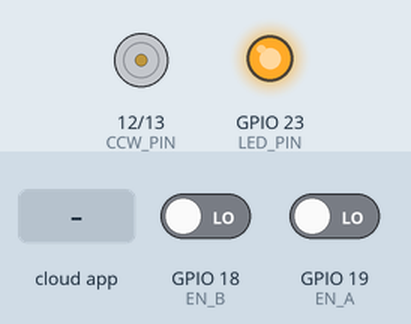
Bench run of a sketch on a simulated ESP32. On the bench: motor-driver pin pairs drawn as motors (green arrow = first pin HIGH = forward, orange = second pin HIGH = backward, longer = more drive, scaled by the enable pin), output pins drawn as LEDs (lit = HIGH). Inputs (shaded band) come from the test bench; at power-on: GPIO 19 (EN_A) LOW, GPIO 18 (EN_B) LOW. The ROS host is connected and sends only what is stated.

Above: at 3.2 s.
3.3 s: GPIO 19 (EN_A) driven HIGH
At 4.3 s:
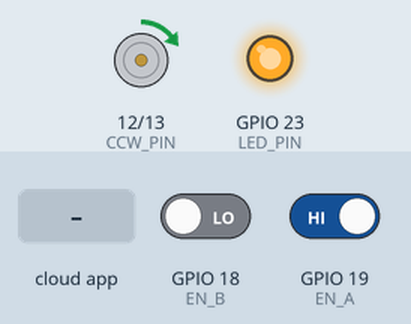
4.8 s: the phone or cloud app sets ref to -100
At 5.8 s:
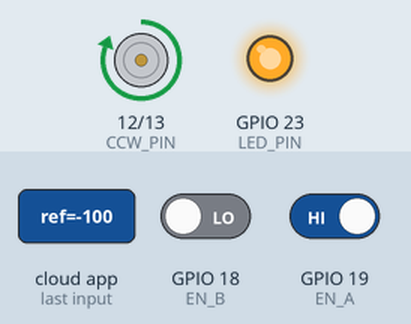
6.3 s: the phone or cloud app sets ref to 0
At 7.3 s:
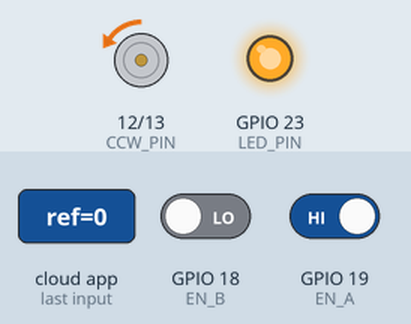
7.8 s: the phone or cloud app sets ref to 100
At 8.8 s:
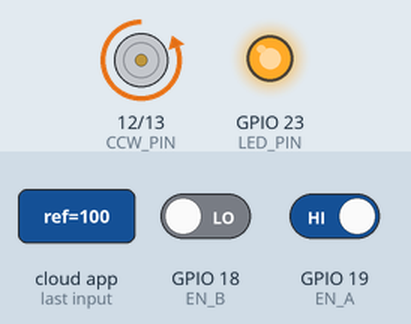
Timing chart, 0 to 10.3 s (numbered marks = the images above; inputs shaded):
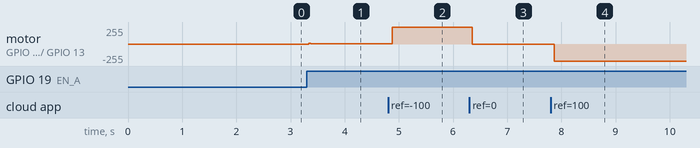

Measured:
- after the input at 3.3 s, motor on GPIO 12 (CCW_PIN) / GPIO 13 (CW_PIN): stopped → forward 3/255 at once
- after the input at 4.8 s, motor on GPIO 12 (CCW_PIN) / GPIO 13 (CW_PIN): forward 3/255 → forward 255/255 after 0.08 s
- after the input at 6.3 s, motor on GPIO 12 (CCW_PIN) / GPIO 13 (CW_PIN): forward 255/255 → backward 6/255 after 0.06 s
- after the input at 7.8 s, motor on GPIO 12 (CCW_PIN) / GPIO 13 (CW_PIN): backward 6/255 → backward 255/255 after 0.07 s

The sketch:

CF.ino
```cpp
// Include Libraries to be used
#include <micro_ros_arduino.h>    //micro-ros-arduino library
#include <rcl/rcl.h>              //Core ROS 2 Client Library (RCL) for node management.
#include <rcl/error_handling.h>   //Error handling utilities for Micro-ROS.
#include <rclc/rclc.h>            //Micro-ROS Client library for embedded devices.
#include <rclc/executor.h>        //Micro-ROS Executor to manage callbacks
#include <std_msgs/msg/float32.h>   //Predefined ROS 2 message type
#include <stdio.h>                //Standard I/O library for debugging.

//Declare nodes to be used
rcl_node_t node;            //Represents a ROS 2 Node running on the microcontroller.

//Instantiate executor and its support classes
rclc_executor_t executor;   //Manages task execution (timers, callbacks, etc.).
rclc_support_t support;     //Data structure that holds the execution context of Micro-ROS, including its communication state, memory management, and initialization data.
rcl_allocator_t allocator;  //Manages memory allocation.
rcl_timer_t timer;

//Declare Subscribers to be used
rcl_publisher_t encoder_publisher;
rcl_publisher_t ctrl_publisher;    // Publishes button state
rcl_subscription_t ref_subscriber;

//Declare Messages to be used
std_msgs__msg__Float32 msgS;  //Defines a message of type float32.
std_msgs__msg__Float32 msgP1;  //Defines a message of type float32.
std_msgs__msg__Float32 msgP2;

float referencia = 0.0;
float ki         = 219.1700911;
float kp         = 17.4267264;
float kd         = 0.0;
float K1,K2,K3;
float T          = 0.05;
float error[3]   = {0,0,0};
float u[2]       = {0,0};
double pos       = 0.0;
double pos_ant   = 0.0;
double vel,retro;

//Define Macros to be used
//Executes fn and goes to error_loop() function if fn fails.
#define RCCHECK(fn)     { rcl_ret_t temp_rc = fn; if((temp_rc != RCL_RET_OK)){error_loop();}}
// Executes fn, but ignores failures.
#define RCSOFTCHECK(fn) { rcl_ret_t temp_rc = fn; if((temp_rc != RCL_RET_OK)){}}

//Specifies GPIO pin 13 for controlling an LED
#define LED_PIN 23 //Define LED_PIN
#define PWM_PIN 4 //DEFINE PWM_PIN
#define CW_PIN 13 //DEFINE
#define CCW_PIN 12
#define PWM_FRQ 980 //Define PWM Frequency
#define PWM_RES 8  //Define PWM Resolution
#define PWM_CHNL 0    //Define Channel
#define MAX_VEL 15.0
#define EN_A 19
#define EN_B 18
#define pi 3.1416

//Variables to be used
float pwm_set_point = 0.0;

//Define Error Functions
void error_loop(){
  while(1){
    digitalWrite(LED_PIN, !digitalRead(LED_PIN)); // Toggle LED state
    delay(100); // Wait 100 milliseconds
  }
}

void IRAM_ATTR int_callback(){
  if(digitalRead(EN_B)==0){pos = pos + 1;}
  else{pos = pos - 1;}
}

void timer_callback(rcl_timer_t * timer, int64_t last_call_time) {
  retro = ((60.0 * 20.0 * (pos - pos_ant)) / (12.0 * 34.0));
  retro = retro * (pi/30);
  //retro = retro*pi/30.0;
  //msg.data = retro;
  //rcl_publish(&encoder_publisher, &msg, NULL);
  pos_ant = pos;
  error[0] = referencia - retro;
  u[0] = (K1 * error[0]) + (K2 * error[1]) + (K3 * error[2]) + u[1];
  //msg.data = u[0];
  //rcl_publish(&encoder_publisher, &msg, NULL);
  if(u[0]>255)       u[0]=255;
  else if(u[0]<-255) u[0]=-255;

  msgP1.data = retro;
  rcl_publish(&encoder_publisher, &msgP1, NULL);
  msgP2.data = u[0];
  rcl_publish(&ctrl_publisher, &msgP2, NULL);


  if(u[0]>0){
    //analogWrite(cw,u[0]);
    //analogWrite(ccw,0);
    digitalWrite(CW_PIN, HIGH);
    digitalWrite(CCW_PIN, LOW);
    ledcWrite(PWM_CHNL,  u[0]);
  }
  else if (u[0] < 0){
    //analogWrite(cw,0);
    //analogWrite(ccw,-u[0]);
    digitalWrite(CW_PIN, LOW);
    digitalWrite(CCW_PIN, HIGH);
    ledcWrite(PWM_CHNL,  abs(u[0]));
  } else{
    digitalWrite(CW_PIN, LOW);
    digitalWrite(CCW_PIN, LOW);
  }

  u[1]     = u[0];
  error[2] = error[1];
  error[1] = error[0];
}

//Define callbacks
void subscription_callback(const void * msgin){
  //Get the message received and store it on the message msg
  const std_msgs__msg__Float32 * msgS = (const std_msgs__msg__Float32 *)msgin;
  pwm_set_point = constrain(msgS->data, -15, 15);
  referencia = pwm_set_point;

}


//Setup
void setup() {
  K1         = kp + (T * ki) + (kd/T);
  K2         = -kp - (2.0 * kd/T);
  K3         = kd/T;
  set_microros_transports(); // Initializes communication between ESP32 and the ROS 2 agent (Serial).
  //Setup Microcontroller Pins
  pinMode(LED_PIN, OUTPUT);
  pinMode(PWM_PIN, OUTPUT);
  pinMode(CW_PIN, OUTPUT);
  pinMode(CCW_PIN, OUTPUT);

  pinMode(EN_A, INPUT);
  pinMode(EN_B, INPUT);
  attachInterrupt(EN_A, int_callback, RISING);

  digitalWrite(LED_PIN, HIGH);
  ledcSetup(PWM_CHNL, PWM_FRQ, PWM_RES);  //Setup the PWM
  ledcAttachPin(PWM_PIN, PWM_CHNL);       //Setup Attach the Pin to the Channel
  pos       = 0.0;
  pos_ant   = 0.0;
  //Connection delay
  delay(2000);
  //Initializes memory allocation for Micro-ROS operations.
  allocator = rcl_get_default_allocator();

  //Creates a ROS 2 support structure to manage the execution context.
  RCCHECK(rclc_support_init(&support, 0, NULL, &allocator));

  // create node
  RCCHECK(rclc_node_init_default(&node, "esp32_controlator", "", &support));

  // create subscriber
  RCCHECK(rclc_publisher_init_best_effort(
      &encoder_publisher,
      &node,
      ROSIDL_GET_MSG_TYPE_SUPPORT(std_msgs, msg, Float32),
      "encoder"));

  RCCHECK(rclc_publisher_init_best_effort(
      &ctrl_publisher,
      &node,
      ROSIDL_GET_MSG_TYPE_SUPPORT(std_msgs, msg, Float32),
      "ctrl"));

  RCCHECK(rclc_subscription_init_best_effort(
      &ref_subscriber,
      &node,
      ROSIDL_GET_MSG_TYPE_SUPPORT(std_msgs, msg, Float32),
      "ref"));

  const unsigned int timer_timeout = 50;
  RCCHECK(rclc_timer_init_default(
      &timer,
      &support,
      RCL_MS_TO_NS(timer_timeout),
      timer_callback));

  // create executor
  RCCHECK(rclc_executor_init(&executor, &support.context, 2, &allocator));
  // Register suscription with executor
  RCCHECK(rclc_executor_add_subscription(&executor, &ref_subscriber, &msgS, &subscription_callback, ON_NEW_DATA));
  RCCHECK(rclc_executor_add_timer(&executor, &timer));
}

void loop() {
  //Executor Spin
  delay(25);
  RCCHECK(rclc_executor_spin_some(&executor, RCL_MS_TO_NS(25)));  //Executor Spin
}
```
